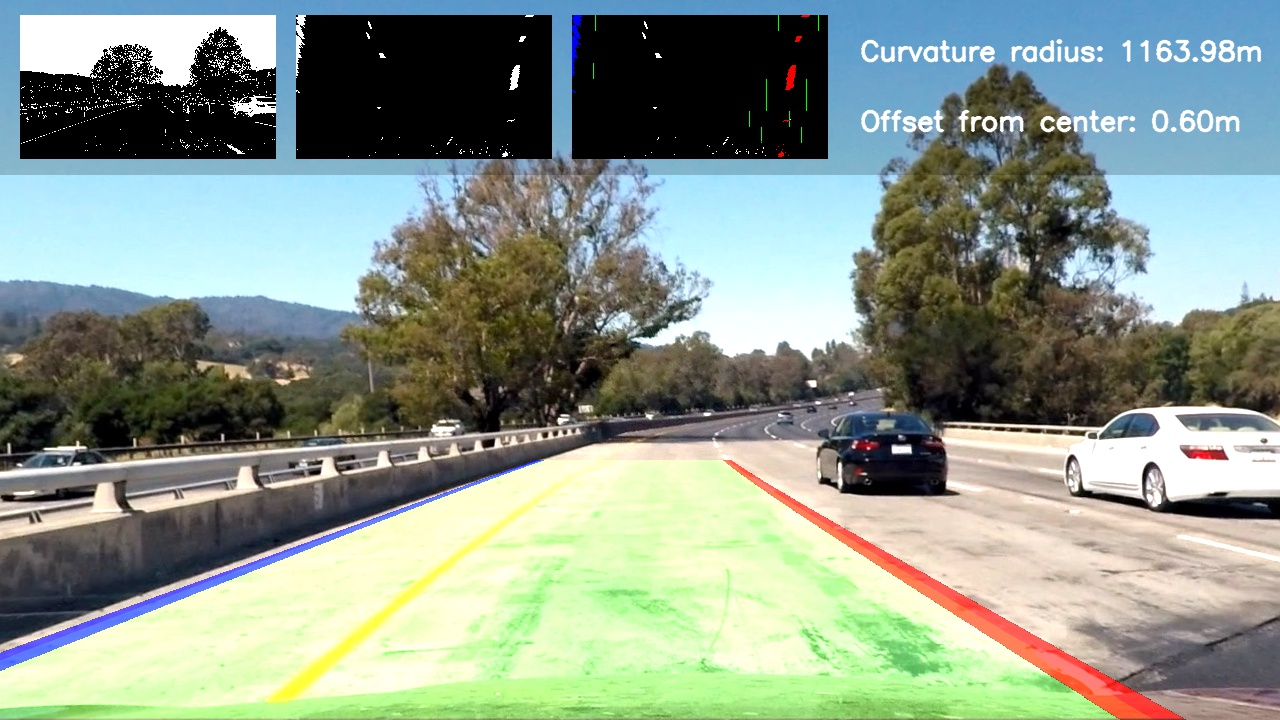
#> input picture Project4-Advanced_Lane_Finding/test_image_after_pipeline/test1.jpg, 1280 x 720 px, found by its file name
$ jupyter execute --allow-errors project.ipynb   (shell and % lines are left out)   (older library calls are emulated)
#> lines starting #> are read from the running program, lines starting #| are printed output that depends on the picture; after the words box and inside, x2 and y2 are one past the last pixel; in counts of white or black regions, pixels touching at a corner belong together; long printed decimals are rounded
[cell 1]
import numpy as np
import cv2
import glob
import matplotlib.pyplot as plt
import matplotlib.image as mpimg
import os.path
#%matplotlib qt

[cell 2]
# [17 lines left out: function undistort, not called in this run]

[cell 3]
def cam_calibration(image_dir,nx,ny,verbose=False):

    # Arrays to store object points and image points from all the images
    objpoints = [] # 3d points in real world space
    imgpoints = [] # 2d points in image plane.
    # prepare object points, like (0,0,0), (1,0,0), (2,0,0) ....,(6,5,0)
    objp = np.zeros((ny*nx,3), np.float32)
    objp[:,:2] = np.mgrid[0:nx,0:ny].T.reshape(-1,2)
    # Step through the list and search for chessboard corners


    # make a list of calibration images
    images= glob.glob(os.path.join(image_dir,"calibration*.jpg"))
    for fname in images:
        img = cv2.imread(fname)
        gray = cv2.cvtColor(img,cv2.COLOR_RGB2GRAY)
        # Find the chessboard corners
        ret, corners = cv2.findChessboardCorners(gray, (nx,ny),None)
        # If found, add object points, image points
        if ret == True:
            objpoints.append(objp)
            imgpoints.append(corners)
        if verbose:
            # Draw and display the corners
            img = cv2.drawChessboardCorners(img, (nx,ny), corners, ret)
            #cv2.imshow('img',img)
            plt.imshow(img)
            #cv2.waitKey(500)
    ret, mtx, dist, rvecs, tvecs = cv2.calibrateCamera(objpoints, imgpoints, gray.shape[::-1], None, None)
    return ret,mtx,dist,rvecs,tvecs

#> (a cell that did not finish here is left out)

[cell 5]
test_img= mpimg.imread("../test_images/test1.jpg")
#> test_img is the input picture: shape (720, 1280, 3); mean R, G, B 138.3, 150.9, 138.6


#> (the rest of this cell did not finish here and is left out)

#> (a cell that did not finish here is left out)

[cell 7]
def abs_sobel_thresh(img, orient='x', thresh=[0,255]):

    # Apply the following steps to img
    # 1) Convert to grayscale
    gray_img=cv2.cvtColor(img,cv2.COLOR_RGB2GRAY)
    # 2) Take the derivative in x or y given orient = 'x' or 'y'
    if orient=="x":
        sobelx = cv2.Sobel(gray_img, cv2.CV_64F, 1, 0)
    elif orient=="y":
        sobelx= cv2.Sobel(gray_img, cv2.CV_64F, 0, 1)
    # 3) Take the absolute value of the derivative or gradient
    abs_sobelx = np.absolute(sobelx)
    # 4) Scale to 8-bit (0 - 255) then convert to type = np.uint8
    scaled_sobel = np.uint8(255*abs_sobelx/np.max(abs_sobelx))
    # 5) Create a mask of 1's where the scaled gradient magnitude
            # is > thresh_min and < thresh_max
    binary_output=np.zeros_like(scaled_sobel)
    binary_output[(scaled_sobel >= thresh[0]) & (scaled_sobel <= thresh[1])] = 1
    # 6) Return this mask as your binary_output image
    #binary_output = np.copy(img) # Remove this line
    return binary_output

def mag_thresh(image, sobel_kernel=3, mag_thresh=(0, 255)):
    ##Use cv2.COLOR_RGB2GRAY if you've read in an image using mpimg.imread().
    ##Use cv2.COLOR_BGR2GRAY if you've read in an image using cv2.imread().
     # 1) Convert to grayscale
    gray=cv2.cvtColor(image,cv2.COLOR_RGB2GRAY)
     # 2) Take the gradient in x and y separately
    sobelx = cv2.Sobel(gray, cv2.CV_64F, 1, 0)
    sobely = cv2.Sobel(gray, cv2.CV_64F, 0, 1)
     # 3) Calculate the magnitude
    abs_sobelxy=np.sqrt(sobelx**2+sobely**2)
      # 4) Scale to 8-bit (0 - 255) and convert to type = np.uint8
    abs_sobelxy = np.uint8(255*abs_sobelxy/np.max(abs_sobelxy))
     # 5) Create a binary mask where mag thresholds are met
    binary_output=np.zeros_like(abs_sobelxy)
    binary_output[(abs_sobelxy >= mag_thresh[0]) & (abs_sobelxy <= mag_thresh[1])] = 1
     # 6) Return this mask as binary_output image
    return binary_output


def dir_threshold(image, sobel_kernel=3, thresh=(0, np.pi/2)):
      # 1) Convert to grayscale
    gray_img= cv2.cvtColor(image,cv2.COLOR_RGB2GRAY)
     # 2) Take the gradient in x and y separately
    sobelx=cv2.Sobel(gray_img, cv2.CV_64F, 1, 0)
    sobely=cv2.Sobel(gray_img, cv2.CV_64F, 0, 1)
    # 3) Take the absolute value of the x and y gradients
    sobelx=np.absolute(sobelx)
    sobely=np.absolute(sobely)
    # 4) Use np.arctan2(abs_sobely, abs_sobelx) to calculate the direction of the gradient
    grad=np.arctan2(sobely,sobelx)
    # 5) Create a binary mask where direction thresholds are met
    binary_output=np.zeros_like(grad)
    binary_output[(grad >= thresh[0]) & (grad <= thresh[1])] = 1
    return binary_output

def compute_sobel_thresh(image,ksize,verbose=False):
    gradx = abs_sobel_thresh(image, orient='x', thresh=(25, 255))
    grady = abs_sobel_thresh(image, orient='y', thresh=(25, 255))
    mag_binary = mag_thresh(image, sobel_kernel=ksize, mag_thresh=(30, 100))
    dir_binary = dir_threshold(image, sobel_kernel=ksize, thresh=(0.7, 2.0))

    if verbose:
        f, (ax1, ax2,ax3,ax4) = plt.subplots(1, 4, figsize=(24, 9))
        f.tight_layout()
        ax1.imshow(gradx,cmap="gray")
        ax1.set_title('Gradx', fontsize=50)
        ax2.imshow(grady,cmap="gray")
        ax2.set_title('Grady', fontsize=50)
        ax3.imshow(mag_binary,cmap="gray")
        ax3.set_title('mag_binary', fontsize=50)
        ax4.imshow(dir_binary,cmap="gray")
        ax4.set_title('dir_binary', fontsize=50)

        plt.subplots_adjust(left=0., right=1, top=0.9, bottom=0.)

    return gradx, grady, mag_binary,dir_binary

[cell 8]
def combined_sobel_gradient(grady,mag_binary):
    return cv2.bitwise_or(gradx, mag_binary)

[cell 9]
test_img= mpimg.imread("../test_images/test5.jpg")
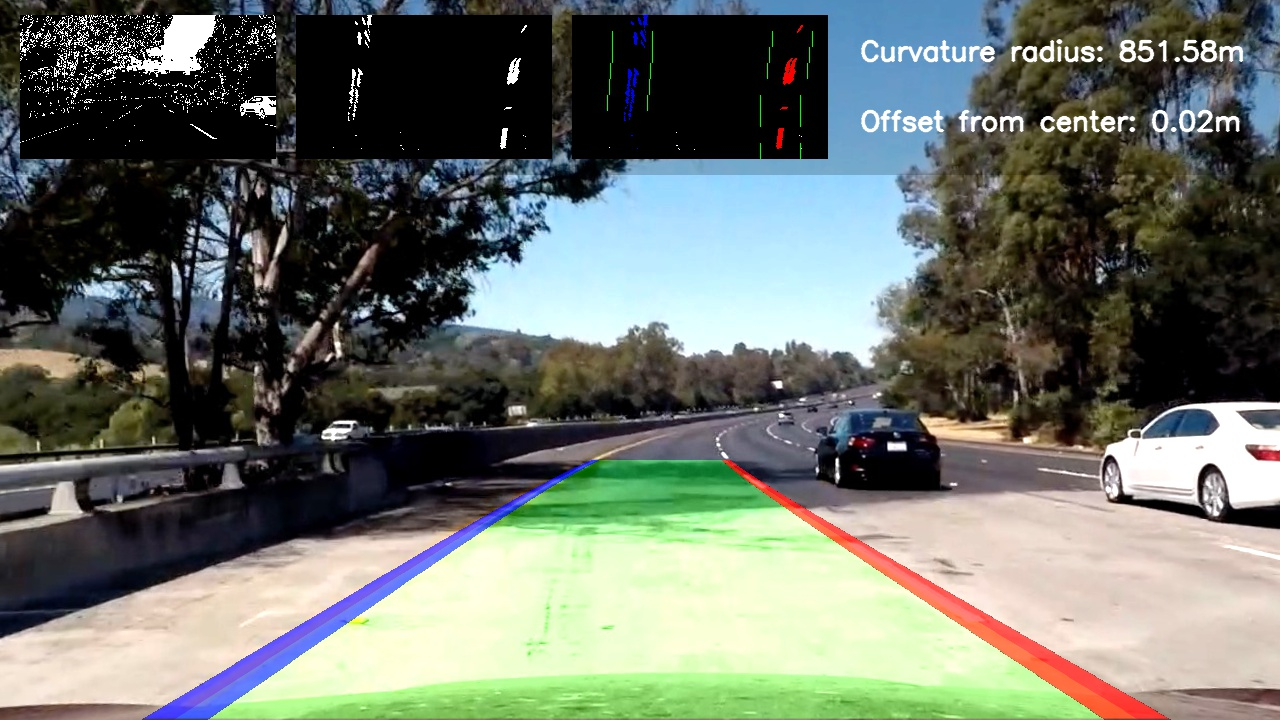
#> input picture Project4-Advanced_Lane_Finding/test_image_after_pipeline/test5.jpg, 1280 x 720 px, found by its file name
#> test_img is the input picture: shape (720, 1280, 3); mean R, G, B 107.3, 113.2, 104.9
gradx,grady,mag_binary,dir_binary=compute_sobel_thresh(test_img,ksize=3,verbose= True)

[cell 10]
def color_space_visualize(img,convert,name):
#> called with convert = 53, name = 'HLS'
    convert_color= cv2.cvtColor(img,convert)
#> convert_color: shape (720, 1280, 3); mean of channels 0, 1, 2 53.5, 141.5, 126.8
    plt.figure()

    for i in range(3):
        plt.subplot(1,3,i+1)
        img_channel= convert_color[:,:,i]
        plt.imshow(255*(img_channel/np.max(img_channel)), cmap='gray')
        plt.axis('off')

    plt.title(name)
    plt.subplots_adjust(left=0., right=1, top=0.9, bottom=0.)

[cell 11]
test_img= mpimg.imread("../test_images/test1.jpg")
plt.figure()
plt.imshow(test_img)

#rgb_visualize=color_space_visualize(test_img,cv2.COLOR_BGR2RGB,"RGB")
hls_visualize=color_space_visualize(test_img,cv2.COLOR_RGB2HLS,"HLS")
hsv_visualize=color_space_visualize(test_img,cv2.COLOR_RGB2HSV,"HSV")
yuv_visualize=color_space_visualize(test_img,cv2.COLOR_RGB2YUV,"YUV")

[cell 12]
# [12 lines left out: function extract_yellow, not called in this run]

    #yellow_lower = np.array([15,50,170])
    #yellow_upper = np.array([25,200,255])
    #return cv2.inRange(img_hls, yellow_lower, yellow_upper) // 255
def extract_yellow_update(image,verbose=False):
#> called with verbose = False
    hls_image=cv2.cvtColor(image,cv2.COLOR_RGB2HLS)
#> hls_image: shape (720, 1280, 3); mean of channels 0, 1, 2 52, 108.7, 112.8
    yellow_lower = np.array([15,50,100])
#> yellow_lower = [15, 50, 100]
    yellow_upper = np.array([25,200,255])
#> yellow_upper = [25, 200, 255]

    extract_yellow_binary=cv2.inRange(hls_image, yellow_lower, yellow_upper) // 255
#> extract_yellow_binary: shape (720, 1280); values 0 (black) and 1 (white), 0.18% white in thin lines or dots
    if verbose:
        plt.figure()
        plt.imshow(extract_yellow_binary,cmap="gray")
        plt.title("extract_yellow_binary")

    return extract_yellow_binary

[cell 13]
def extract_white(image,verbose=False):
#> called with verbose = False
    hls_image=cv2.cvtColor(image,cv2.COLOR_RGB2HLS)
    white_lower = np.array([0,  200, 0])
#> white_lower = [0, 200, 0]
    white_upper = np.array([255,255, 255])
#> white_upper = [255, 255, 255]

    extract_white_binary=cv2.inRange(hls_image, white_lower, white_upper) // 255
#> extract_white_binary: shape (720, 1280); values 0 (black) and 1 (white), 29.3% white; 1092 white regions (954 under 20 px), largest, box (x1, y1, x2, y2) and area: (214, 508, 1066, 716) 91697, (456, 175, 937, 367) 63419, (809, 492, 1280, 691) 54831
    if verbose:
        plt.figure()
        plt.imshow(extract_white_binary,cmap="gray")
        plt.title("extract_white_binary")

    return extract_white_binary

[cell 14]
def combined_color_mask(image,verbose=False):
    yellow_binary=extract_yellow_update(image)
    white_binary=extract_white(image)
    color_mask=cv2.bitwise_or(yellow_binary, white_binary)
#> color_mask: shape (720, 1280); values 0 (black) and 1 (white), 29.4% white; 1238 white regions (1089 under 20 px), largest, box (x1, y1, x2, y2) and area: (214, 506, 1069, 716) 91763, (456, 175, 937, 367) 63419, (809, 492, 1280, 691) 54831

    if verbose:
        plt.imshow(color_mask,cmap="gray")
        plt.title("combined_color_mask")

    return color_mask

[cell 15]
test_img= mpimg.imread("../test_images/test5.jpg")
# [4 lines of commented-out code are left out]
color_mask=combined_color_mask(test_img,verbose=True)
#plt.figure()
#plt.imshow(color_mask,cmap="gray")
#plt.title("combined_color_mask")

[cell 16]
def final_mask_combination(img,verbose=False):###yellow_thresh[170,255]
    #yellow_binary=extract_yellow_update(img,verbose= False)
    #white_binary=extract_white(img,verbose= False)
    color_mask = combined_color_mask(img)

    ##then compute the sobel gradient thresh.
    gradx,grady,mag_binary,dir_binary=compute_sobel_thresh(img,ksize=3,verbose=False)
    #combined_sobel_mask=combined_sobel_gradient(gradx,mag_binary)
    Final_mask=cv2.bitwise_or(color_mask,gradx)
#> Final_mask: shape (720, 1280); values 0 (black) and 1 (white), 36.7% white; 3183 white regions (2679 under 20 px), largest, box (x1, y1, x2, y2) and area: (207, 505, 1105, 720) 92405, (439, 168, 941, 368) 68286, (808, 401, 1280, 693) 68191
    #Final_mask=mask_to_rgb(Final_mask)
    #Final_mask= cv2.bitwise_or(color_mask,combined_sobel_mask)

    if verbose:
        plt.imshow(Final_mask,cmap="gray")
    return Final_mask

[cell 17]
test_img= mpimg.imread("../test_images/test5.jpg")
plt.figure()
plt.imshow(test_img)

[cell 18]
final_mask=final_mask_combination(test_img,verbose= True)

[cell 19]
# [33 lines left out: function perspect_trans, not called in this run]

[cell 20]
def mask_to_rgb(img):
    return 255 * np.dstack((img, img, img))

[cell 21]
##define roi region
test_img= mpimg.imread("../test_images/straight_lines1.jpg")
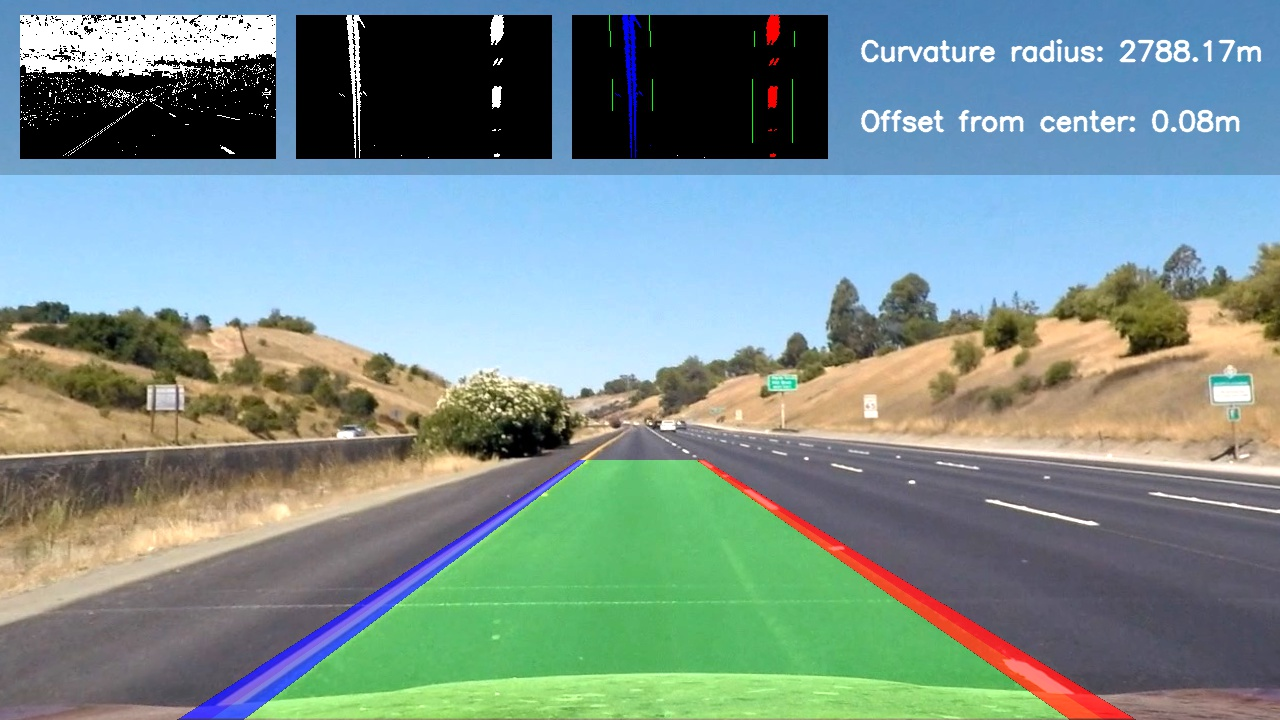
#> input picture Project4-Advanced_Lane_Finding/test_image_after_pipeline/straight_lines1.jpg, 1280 x 720 px, found by its file name
#> test_img is the input picture: shape (720, 1280, 3); mean R, G, B 122.8, 143.9, 141
#plt.imshow(test_img)
#> (the rest of this cell did not finish here and is left out)

[cell 22]
##define roi region
test_img= mpimg.imread("../test_images/test3.jpg")
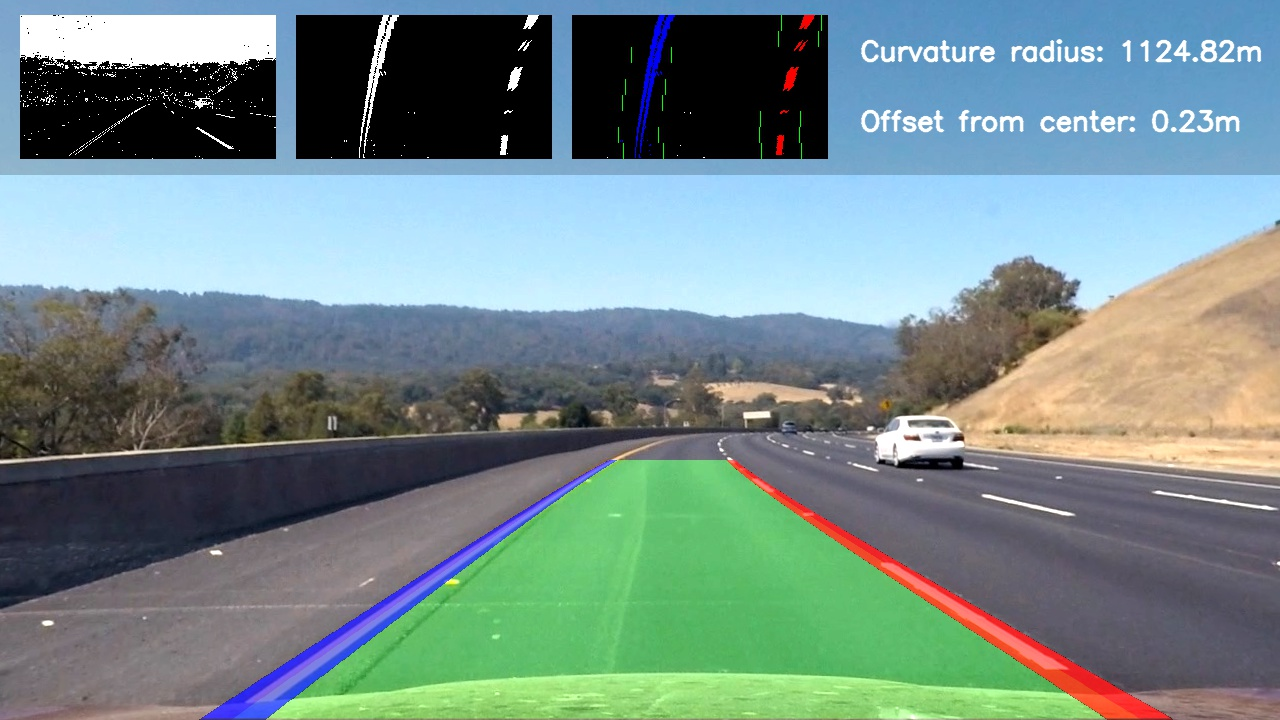
#> input picture Project4-Advanced_Lane_Finding/test_image_after_pipeline/test3.jpg, 1280 x 720 px, found by its file name
#> test_img is the input picture: shape (720, 1280, 3); mean R, G, B 116.3, 137.8, 136.9
plt.imshow(test_img)
#> (the rest of this cell did not finish here and is left out)

## Lane Pixels detection

[cell 23]
# [21 lines left out: function get_startx, not called in this run]

#> (a cell that did not finish here is left out)

## Lane fitting

[cell 25]
import numpy as np
from collections import deque

[cell 26]
class Line():
    ##define a class to retrieve the characteristics of each line detection
    # [56 lines left out: functions __init__, update_lines, draw, not called in this run]


    def average_fit(self):
        return np.mean(self.recent_fits_pixel, axis=0)

    # [9 lines left out: functions curvature, curvature_meter, not called in this run]

[cell 27]
# [91 lines left out: function histogram_lanelines, not called in this run]

[cell 28]
# [77 lines left out: function previous_lanelines, not called in this run]

#> (a cell that did not finish here is left out)

[cell 30]
# [62 lines left out: function convolution_lanelines, not called in this run]

#> (a cell that did not finish here is left out)

#> (a cell that did not finish here is left out)

[cell 33]
import numpy as np
import matplotlib.pyplot as plt
# Generate some fake data to represent lane-line pixels
ploty = np.linspace(0, 719, num=720)# to cover same y-range as image
#> ploty = 720 values from 0 to 719
quadratic_coeff = 3e-4 # arbitrary quadratic coefficient
# For each y position generate random x position within +/-50 pix
# of the line base position in each case (x=200 for left, and x=900 for right)
leftx = np.array([200 + (y**2)*quadratic_coeff + np.random.randint(-50, high=51)
                              for y in ploty])
#> leftx = 720 values, max 394.8 at index 709, min 150.9 at index 54, mean 252.3
rightx = np.array([900 + (y**2)*quadratic_coeff + np.random.randint(-50, high=51)
                                for y in ploty])
#> rightx = 720 values, max 1097.7 at index 704, min 852.1 at index 83, mean 950.4

leftx = leftx[::-1]  # Reverse to match top-to-bottom in y
#> leftx = 720 values, max 394.8 at index 10, min 150.9 at index 665, mean 252.3
rightx = rightx[::-1]  # Reverse to match top-to-bottom in y
#> rightx = 720 values, max 1097.7 at index 15, min 852.1 at index 636, mean 950.4


# Fit a second order polynomial to pixel positions in each fake lane line
left_fit = np.polyfit(ploty, leftx, 2)
#> left_fit = [0.000308, -0.445, 359.1]
left_fitx = left_fit[0]*ploty**2 + left_fit[1]*ploty + left_fit[2]
#> left_fitx = 720 values, max 359.1 at index 0, min 198.4 at index 719, mean 252.3
right_fit = np.polyfit(ploty, rightx, 2)
#> right_fit = [0.000253, -0.396, 1049.1]
right_fitx = right_fit[0]*ploty**2 + right_fit[1]*ploty + right_fit[2]
#> right_fitx = 720 values, max 1049.1 at index 0, min 895.3 at index 719, mean 950.4

# Plot up the fake data
mark_size = 3
plt.plot(leftx, ploty, 'o', color='red', markersize=mark_size)
plt.plot(rightx, ploty, 'o', color='blue', markersize=mark_size)
plt.xlim(0, 1280)
plt.ylim(0, 720)
plt.plot(left_fitx, ploty, color='green', linewidth=3)
plt.plot(right_fitx, ploty, color='green', linewidth=3)
plt.gca().invert_yaxis() # to visualize as we do the images
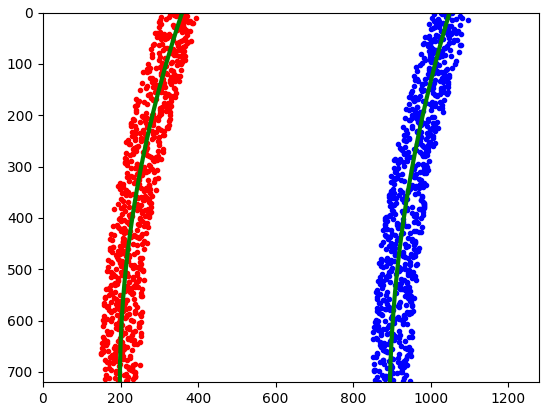
#> figure drawn by matplotlib, 1 panel

[cell 34]
y_eval = np.max(ploty)
#> y_eval = 719
left_curverad = ((1 + (2*left_fit[0]*y_eval + left_fit[1])**2)**1.5) / np.absolute(2*left_fit[0])
#> left_curverad = 1625.1
right_curverad = ((1 + (2*right_fit[0]*y_eval + right_fit[1])**2)**1.5) / np.absolute(2*right_fit[0])
#> right_curverad = 1976.3
print(left_curverad, right_curverad)
#| 1625.060 1976.297

[cell 35]
ym_per_pix = 30/720 # meters per pixel in y dimension
xm_per_pix = 3.7/700 # meters per pixel in x dimension

# Fit new polynomials to x,y in world space
left_fit_cr = np.polyfit(ploty*ym_per_pix, leftx*xm_per_pix, 2)
#> left_fit_cr = [0.000937, -0.0564, 1.9]
right_fit_cr = np.polyfit(ploty*ym_per_pix, rightx*xm_per_pix, 2)
#> right_fit_cr = [0.000771, -0.0502, 5.55]
# Calculate the new radii of curvature
left_curverad = ((1 + (2*left_fit_cr[0]*y_eval*ym_per_pix + left_fit_cr[1])**2)**1.5) / np.absolute(2*left_fit_cr[0])
#> left_curverad = 533.8
right_curverad = ((1 + (2*right_fit_cr[0]*y_eval*ym_per_pix + right_fit_cr[1])**2)**1.5) / np.absolute(2*right_fit_cr[0])
#> right_curverad = 648.2
# Now our radius of curvature is in meters
print(left_curverad, 'm', right_curverad, 'm')
#| 533.753 m 648.157 m
